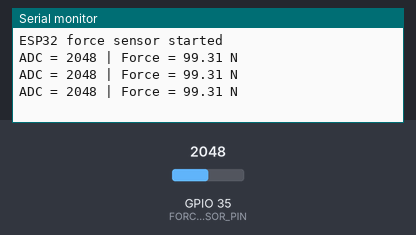
Bench run of a sketch on a simulated ESP32. On the bench: the last lines printed to the serial monitor. The inputs (shaded band) are chosen by the test bench; at power-on: GPIO 35 (FORCE_SENSOR_PIN) = 2048 (analog values on the 0–4095 scale).

Above: at 1.3 s.
1.4 s: GPIO 35 (FORCE_SENSOR_PIN) set to 52
At 1.9 s:
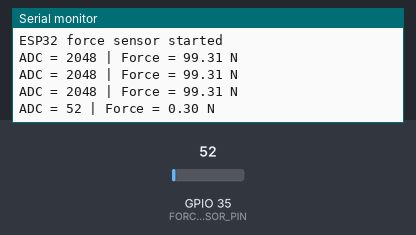
2.9 s: GPIO 35 (FORCE_SENSOR_PIN) set to 46
At 3.3 s:
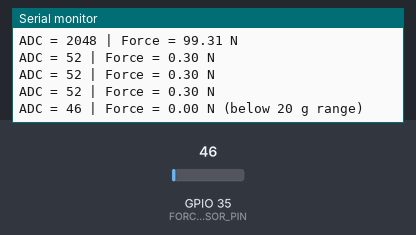

The sketch:

force_sensor.ino
```cpp
/*
  ESP32 force-sensitive resistor (FSR) example

  Voltage-divider wiring:
    3.3V --- FSR ---+--- GPIO 35
                    |
                   10 kOhm
                    |
                   GND
*/

const uint8_t FORCE_SENSOR_PIN = 35;
// Update at 20 Hz so changes in force are shown quickly.
const unsigned long SAMPLE_INTERVAL_MS = 500;

// Replace these values with ADC readings measured using known 20 g and 20 kg
// loads. The defaults span most of the ESP32's 12-bit ADC range.
const int ADC_AT_20_G = 50;
const int ADC_AT_20_KG = 4000;

const float MIN_MASS_KG = 0.020f;
const float MAX_MASS_KG = 20.0f;
const float GRAVITY_M_S2 = 9.80665f;

float readingToNewtons(int reading) {
  if (reading < ADC_AT_20_G) {
    return 0.0f;
  }

  const int limitedReading = constrain(reading, ADC_AT_20_G, ADC_AT_20_KG);
  const float fraction =
      float(limitedReading - ADC_AT_20_G) /
      float(ADC_AT_20_KG - ADC_AT_20_G);
  const float massKg = MIN_MASS_KG + fraction * (MAX_MASS_KG - MIN_MASS_KG);

  return massKg * GRAVITY_M_S2;
}

void setup() {
  Serial.begin(115200);

  // Use the ESP32's 12-bit ADC range: 0 to 4095.
  analogReadResolution(12);
  analogSetPinAttenuation(FORCE_SENSOR_PIN, ADC_11db);

  Serial.println("ESP32 force sensor started");
}

void loop() {
  const int forceValue = analogRead(FORCE_SENSOR_PIN);

  if (ADC_AT_20_G >= ADC_AT_20_KG) {
    Serial.println("Calibration error: ADC_AT_20_G must be below ADC_AT_20_KG");
    delay(SAMPLE_INTERVAL_MS);
    return;
  }

  const float forceNewtons = readingToNewtons(forceValue);
  Serial.print("ADC = ");
  Serial.print(forceValue);
  Serial.print(" | Force = ");

  if (forceNewtons == 0.0f) {
    Serial.println("0.00 N (below 20 g range)");
  } else {
    Serial.print(forceNewtons, 2);
    Serial.println(" N");
  }

  delay(SAMPLE_INTERVAL_MS);
}
```

Measured:
- the behaviour switches between 50 and 49 on GPIO 35 (FORCE_SENSOR_PIN) (found by bisection; images 1 and 2)
- after the input at 1.4 s, the serial monitor: prints a new line after 0.10 s (image 1)
- after the input at 2.9 s, the serial monitor: prints a new line after 0.10 s (image 2)
